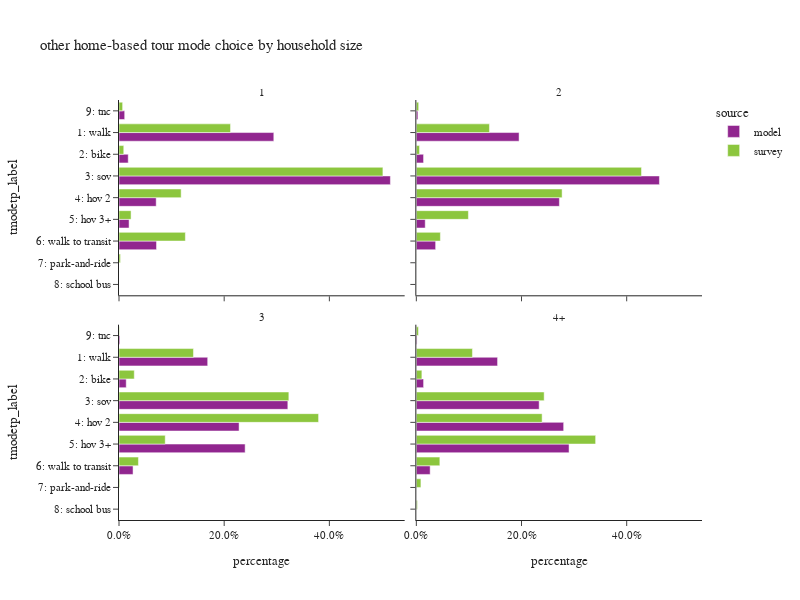

The notebook cell saved with this chart:
### Code cell
plot_mode_choice(hb_tour,"hhsize_4+",
                 {"hhsize_4+":["1","2","3","4+"],
                  "tmodetp_label":["1: walk","2: bike","3: sov","4: hov 2","5: hov 3+","6: walk to transit",
                                   "7: park-and-ride","8: school bus","9: other–survey only"]},
                 "household size",2,600)

### Figure 1 — Plotly figure (JSON) as saved in the notebook; plotly's stock layout.template omitted (floating-point values rounded to 4 significant figures)
{"data": [{"alignmentgroup": "True", "customdata": [[131508], [7840], [230531], [31588], [8551], [31873], [4830]], "hovertemplate": "source=model<br>hhsize_4+=1<br>percentage=%{x}<br>tmodetp_label=%{y}<br>sample count=%{customdata[0]}<extra></extra>", "legendgroup": "model", "marker": {"color": "#91268F", "pattern": {"shape": ""}}, "name": "model", "offsetgroup": "model", "orientation": "h", "showlegend": true, "textposition": "auto", "type": "bar", "x": [0.2944, 0.01755, 0.5161, 0.07071, 0.01914, 0.07135, 0.01081], "xaxis": "x3", "y": ["1: walk", "2: bike", "3: sov", "4: hov 2", "5: hov 3+", "6: walk to transit", "9: tnc"], "yaxis": "y3"}, {"alignmentgroup": "True", "customdata": [[174127], [12249], [411948], [242439], [15069], [32724], [2660]], "hovertemplate": "source=model<br>hhsize_4+=2<br>percentage=%{x}<br>tmodetp_label=%{y}<br>sample count=%{customdata[0]}<extra></extra>", "legendgroup": "model", "marker": {"color": "#91268F", "pattern": {"shape": ""}}, "name": "model", "offsetgroup": "model", "orientation": "h", "showlegend": false, "textposition": "auto", "type": "bar", "x": [0.1954, 0.01374, 0.4622, 0.272, 0.01691, 0.03672, 0.002985], "xaxis": "x4", "y": ["1: walk", "2: bike", "3: sov", "4: hov 2", "5: hov 3+", "6: walk to transit", "9: tnc"], "yaxis": "y4"}, {"alignmentgroup": "True", "customdata": [[87615], [7143], [166791], [118629], [124619], [13882], [852]], "hovertemplate": "source=model<br>hhsize_4+=3<br>percentage=%{x}<br>tmodetp_label=%{y}<br>sample count=%{customdata[0]}<extra></extra>", "legendgroup": "model", "marker": {"color": "#91268F", "pattern": {"shape": ""}}, "name": "model", "offsetgroup": "model", "orientation": "h", "showlegend": false, "textposition": "auto", "type": "bar", "x": [0.1686, 0.01375, 0.321, 0.2283, 0.2399, 0.02672, 0.00164], "xaxis": "x", "y": ["1: walk", "2: bike", "3: sov", "4: hov 2", "5: hov 3+", "6: walk to transit", "9: tnc"], "yaxis": "y"}, {"alignmentgroup": "True", "customdata": [[156331], [13962], [236324], [283489], [293861], [26598], [1367]], "hovertemplate": "source=model<br>hhsize_4+=4+<br>percentage=%{x}<br>tmodetp_label=%{y}<br>sample count=%{customdata[0]}<extra></extra>", "legendgroup": "model", "marker": {"color": "#91268F", "pattern": {"shape": ""}}, "name": "model", "offsetgroup": "model", "orientation": "h", "showlegend": false, "textposition": "auto", "type": "bar", "x": [0.1545, 0.0138, 0.2335, 0.2801, 0.2904, 0.02628, 0.001351], "xaxis": "x2", "y": ["1: walk", "2: bike", "3: sov", "4: hov 2", "5: hov 3+", "6: walk to transit", "9: tnc"], "yaxis": "y2"}, {"alignmentgroup": "True", "customdata": [[386], [40], [486], [84], [28], [128], [4], [11]], "hovertemplate": "source=survey<br>hhsize_4+=1<br>percentage=%{x}<br>tmodetp_label=%{y}<br>sample count=%{customdata[0]}<extra></extra>", "legendgroup": "survey", "marker": {"color": "#8CC63E", "pattern": {"shape": ""}}, "name": "survey", "offsetgroup": "survey", "orientation": "h", "showlegend": true, "textposition": "auto", "type": "bar", "x": [0.2121, 0.009052, 0.5018, 0.1182, 0.02295, 0.1262, 0.002856, 0.0069], "xaxis": "x3", "y": ["1: walk", "2: bike", "3: sov", "4: hov 2", "5: hov 3+", "6: walk to transit", "7: park-and-ride", "9: tnc"], "yaxis": "y3"}, {"alignmentgroup": "True", "customdata": [[405], [39], [601], [504], [116], [53], [4], [1], [9]], "hovertemplate": "source=survey<br>hhsize_4+=2<br>percentage=%{x}<br>tmodetp_label=%{y}<br>sample count=%{customdata[0]}<extra></extra>", "legendgroup": "survey", "marker": {"color": "#8CC63E", "pattern": {"shape": ""}}, "name": "survey", "offsetgroup": "survey", "orientation": "h", "showlegend": false, "textposition": "auto", "type": "bar", "x": [0.139, 0.00607, 0.4282, 0.2772, 0.09902, 0.04573, 0.0002536, 4.162e-05, 0.004472], "xaxis": "x4", "y": ["1: walk", "2: bike", "3: sov", "4: hov 2", "5: hov 3+", "6: walk to transit", "7: park-and-ride", "8: school bus", "9: tnc"], "yaxis": "y4"}, {"alignmentgroup": "True", "customdata": [[89], [19], [160], [152], [90], [10], [4], [2]], "hovertemplate": "source=survey<br>hhsize_4+=3<br>percentage=%{x}<br>tmodetp_label=%{y}<br>sample count=%{customdata[0]}<extra></extra>", "legendgroup": "survey", "marker": {"color": "#8CC63E", "pattern": {"shape": ""}}, "name": "survey", "offsetgroup": "survey", "orientation": "h", "showlegend": false, "textposition": "auto", "type": "bar", "x": [0.1416, 0.02906, 0.323, 0.3795, 0.08789, 0.03694, 0.001255, 0.0007844], "xaxis": "x", "y": ["1: walk", "2: bike", "3: sov", "4: hov 2", "5: hov 3+", "6: walk to transit", "7: park-and-ride", "9: tnc"], "yaxis": "y"}, {"alignmentgroup": "True", "customdata": [[84], [10], [149], [132], [321], [15], [4], [4], [2]], "hovertemplate": "source=survey<br>hhsize_4+=4+<br>percentage=%{x}<br>tmodetp_label=%{y}<br>sample count=%{customdata[0]}<extra></extra>", "legendgroup": "survey", "marker": {"color": "#8CC63E", "pattern": {"shape": ""}}, "name": "survey", "offsetgroup": "survey", "orientation": "h", "showlegend": false, "textposition": "auto", "type": "bar", "x": [0.1067, 0.01055, 0.2431, 0.2392, 0.341, 0.04473, 0.008733, 0.002014, 0.00406], "xaxis": "x2", "y": ["1: walk", "2: bike", "3: sov", "4: hov 2", "5: hov 3+", "6: walk to transit", "7: park-and-ride", "8: school bus", "9: tnc"], "yaxis": "y2"}], "layout": {"annotations": [{"font": {}, "showarrow": false, "text": "3", "x": 0.245, "xanchor": "center", "xref": "paper", "y": 0.465, "yanchor": "bottom", "yref": "paper"}, {"font": {}, "showarrow": false, "text": "4+", "x": 0.755, "xanchor": "center", "xref": "paper", "y": 0.465, "yanchor": "bottom", "yref": "paper"}, {"font": {}, "showarrow": false, "text": "1", "x": 0.245, "xanchor": "center", "xref": "paper", "y": 1.0, "yanchor": "bottom", "yref": "paper"}, {"font": {}, "showarrow": false, "text": "2", "x": 0.755, "xanchor": "center", "xref": "paper", "y": 1.0, "yanchor": "bottom", "yref": "paper"}], "barmode": "group", "height": 600, "legend": {"title": {"text": "source"}, "tracegroupgap": 0}, "title": {"text": "other home-based tour mode choice by household size"}, "width": 800, "xaxis": {"anchor": "y", "domain": [0.0, 0.49], "tickformat": ".1%", "title": {"text": "percentage"}}, "xaxis2": {"anchor": "y2", "domain": [0.51, 1.0], "matches": "x", "tickformat": ".1%", "title": {"text": "percentage"}}, "xaxis3": {"anchor": "y3", "domain": [0.0, 0.49], "matches": "x", "showticklabels": false, "tickformat": ".1%"}, "xaxis4": {"anchor": "y4", "domain": [0.51, 1.0], "matches": "x", "showticklabels": false, "tickformat": ".1%"}, "yaxis": {"anchor": "x", "categoryarray": ["9: other–survey only", "8: school bus", "7: park-and-ride", "6: walk to transit", "5: hov 3+", "4: hov 2", "3: sov", "2: bike", "1: walk"], "categoryorder": "array", "domain": [0.0, 0.465], "title": {"text": "tmodetp_label"}}, "yaxis2": {"anchor": "x2", "domain": [0.0, 0.465], "matches": "y", "showticklabels": false}, "yaxis3": {"anchor": "x3", "categoryarray": ["9: other–survey only", "8: school bus", "7: park-and-ride", "6: walk to transit", "5: hov 3+", "4: hov 2", "3: sov", "2: bike", "1: walk"], "categoryorder": "array", "domain": [0.535, 1.0], "matches": "y", "title": {"text": "tmodetp_label"}}, "yaxis4": {"anchor": "x4", "domain": [0.535, 1.0], "matches": "y", "showticklabels": false}}}
